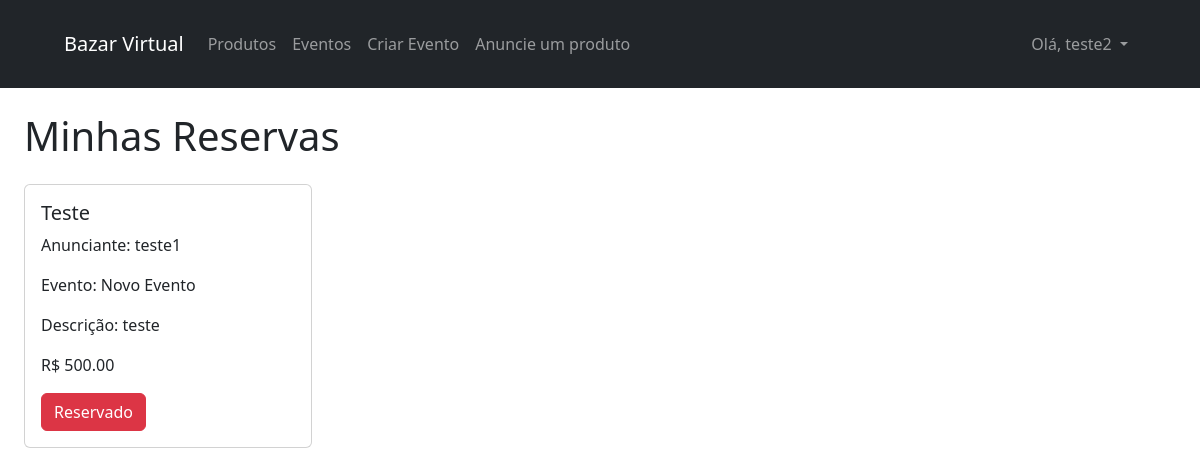
Page /minhasreservas/ (signed in) on the earlier database version.
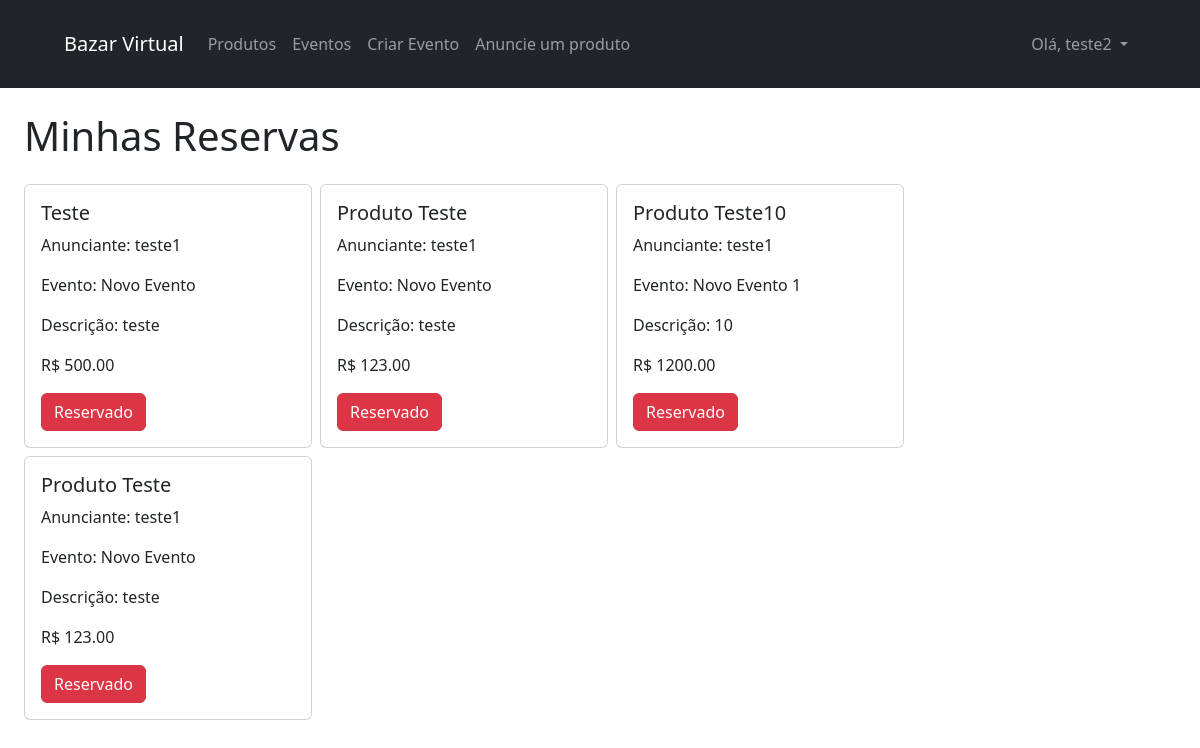
Same page on the later database version.
### plataform/models.py (models this page shows, shortened)
class Reserva(models.Model):
    usuario = models.ForeignKey(Usuario, on_delete=models.CASCADE)
    produto = models.ForeignKey(Produto, on_delete=models.CASCADE)

class Produto(models.Model):
    usuario = models.ForeignKey(Usuario, on_delete=models.CASCADE)
    evento = models.ForeignKey(Evento, on_delete=models.CASCADE)
    descricao = models.CharField(max_length=200)
    nome = models.CharField(max_length=50)
    preco = models.DecimalField(max_digits=9, decimal_places=2)
    ehReservado = models.BooleanField(default=False)

class Usuario(models.Model):
    user = models.OneToOneField(User, on_delete=models.CASCADE)
    def __str__(self):
        return f"{self.user.username}"

class Evento(models.Model):
    usuario = models.ForeignKey(Usuario, on_delete=models.CASCADE)
    nome = models.CharField(max_length=100)
    descricao = models.CharField(max_length=200)
    def __str__(self):
        return f"{self.nome}"

### plataform/views.py (the view)
# urls.py: path('minhasreservas/', views.MinhasReservas.as_view(), name="minhasReservas"),
@method_decorator(login_required(login_url="/login/"), name='dispatch')
class MinhasReservas(View):
    def get(self, request, *args, **kwargs):
        reservas = Reserva.objects.filter(usuario_id = request.user.usuario.id)
        contexto = {'reservas': reservas}
        return render(request, 'minhasReservas/index.html', contexto)

### plataform/templates/minhasReservas/index.html (shortened to what this page needs)
{% extends 'layouts/index.html' %}
{% load static %}
{% block content %}
    <main class="container-fluid px-4 mb-5">
        <h2 class="mb-4 fs-1">Minhas Reservas</h2>
        <section class="d-flex flex-row flex-wrap align-items-start gap-2">
    {% if reservas %}
        {% for reserva in reservas %}
                <div class="card" style="width: 18rem;">
                    <div class="card-body">
                    <h5 class="card-title">{{reserva.produto.nome | title}}</h5>
                    <p class="card-text">Anunciante: {{reserva.produto.usuario}}</p>
                    <p class="card-text">Evento: {{reserva.produto.evento | title}} </p>
                    <p class="card-text">Descrição: {{reserva.produto.descricao}}</p>
                    <p class="card-text">R$ {{reserva.produto.preco}}</p>
                    <a href="#" class="btn btn-danger" style="pointer-events: none;">Reservado</a>
                    </div>
                </div>
        {% endfor %}
    {% else %}
        <h2>Não há produtos reservados</h2>
    {% endif %}
        </section>
    </main>
{% endblock %}

Differences in the rows shown:
added Reserva: produto.nome "Produto Teste", produto.usuario "teste1", produto.evento "Novo Evento", produto.descricao "teste", produto.preco "123.00"
added Reserva: produto.nome "Produto Teste10", produto.usuario "teste1", produto.evento "Novo Evento 1", produto.descricao "10", produto.preco "1200.00"
added Reserva: produto.nome "Produto Teste", produto.usuario "teste1", produto.evento "Novo Evento", produto.descricao "teste", produto.preco "123.00"
